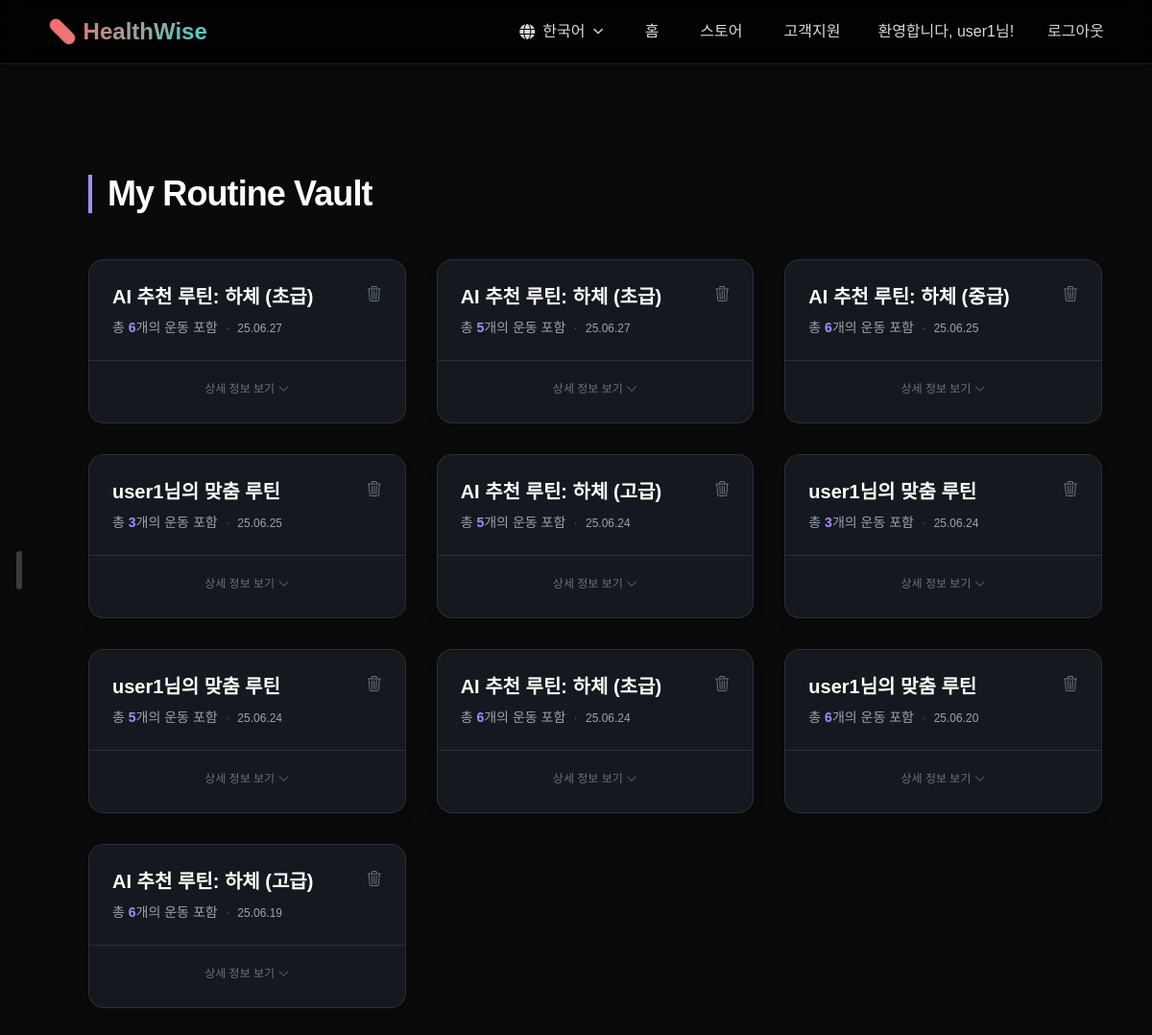
Screenshot of /routine/my-routines/ (signed in) with the database file from the repository.
### routine/models.py (models this page shows, shortened)
class Routine(models.Model):
    user = models.ForeignKey(settings.AUTH_USER_MODEL, on_delete=models.CASCADE, related_name='routines')
    name = models.CharField(max_length=100)
    exercises = models.ManyToManyField('Exercise', through='RoutineExercise', related_name='exercise_routines')
    created_at = models.DateTimeField(auto_now_add=True)

### routine/views.py (the view)
# urls.py: path('my-routines/', views.my_routines_view, name='my_routines'),
@login_required
def my_routines_view(request):
    user_routines = Routine.objects.filter(user=request.user).order_by('-created_at')
    context = {'routines': user_routines, 'active_menu': 'routine_list'}
    return render(request, 'routine/my_routines.html', context)

### web/templatetags/custom_translate.py (called while the page is built)
@register.simple_tag
def t(key, **kwargs):
    return translate_text(key, **kwargs)

### web/utils.py (called while the page is built, shortened)
def load_translations(lang_code):
    if lang_code in _translations:
        return _translations[lang_code]

def t(key, **kwargs):
    current_language = translation.get_language()
    translations = load_translations(current_language)
    translated_string = translations.get(key, key)
    if kwargs:
        translated_string = translated_string.format(**kwargs)
    return mark_safe(translated_string)

### routine/templates/routine/my_routines.html (shortened to what this page needs)
{% extends 'web/dashboard_sliding_base.html' %}
{% load static custom_translate i18n %}
{% block page_content %}
<script src="https://cdn.tailwindcss.com"></script>
<div class="p-4 sm:p-8">
    <header class="text-left mb-12">
        <div class="border-l-4 border-violet-400 pl-4">
            <h1 class="text-3xl sm:text-4xl font-bold tracking-tight text-white">My Routine Vault</h1>
        </div>
    </header>
    {% if routines %}
        <div class="grid grid-cols-1 md:grid-cols-2 lg:grid-cols-3 gap-8">
            {% for routine in routines %}
                <div class="routine-card flex flex-col bg-gray-800/50 backdrop-blur-sm border border-white/10 rounded-2xl shadow-lg transition-all duration-300 hover:border-violet-500/50 hover:shadow-2xl hover:shadow-violet-500/10">
                    <a href="{% url 'routine:routine_plan_detail' routine.id %}" class="block p-6 flex-grow no-underline">
                        <div class="flex justify-between items-start">
                            <h2 class="text-xl font-bold text-white mb-2">{{ routine.name }}</h2>
                            <form id="delete-form-{{ routine.id }}" method="post" action="{% url 'routine:delete_routine' routine.id %}" class="inline">
                                <button type="button" onclick="confirmDelete(event, '{{ routine.id }}')" class="text-gray-500 hover:text-red-400 transition-colors" title="삭제하기"><i class="bi bi-trash3"></i></button>
                            </form>
                        </div>
                        <p class="text-sm text-gray-400">총 <span class="font-bold text-violet-400">{{ routine.exercises.count }}</span>개의 운동 포함<span class="mx-2 text-gray-600">·</span><span class="text-xs">{{ routine.created_at|date:"y.m.d" }}</span></p>
                    </a>
                    <div class="card-footer text-center mt-auto p-6 pt-4 border-t border-white/10">
                        <span class="text-xs text-gray-500"> {% t '상세 정보 보기' %} <i class="bi bi-chevron-down reveal-icon inline-block"></i></span>
                    </div>
                </div>
            {% endfor %}
        </div>
    {% endif %}
</div>
{% endblock %}

### web/templates/web/_header.html (shortened to what this page needs)
{% load static i18n custom_translate %}
<nav class="nav-container">
    <a href="/" class="logo" style="text-decoration: none;">💊 HealthWise</a>
    <ul class="nav-menu">
        <li>
            <div class="language-dropdown-container">
                <button type="button" id="language-toggle-btn" class="nav-item">
                    <i class="fas fa-globe"></i>
                    <span class="language-text">
                        {% get_current_language as LANGUAGE_CODE %}
                        {% if LANGUAGE_CODE == 'ko' %}한국어
                        {% elif LANGUAGE_CODE == 'en' %}English
                        {% elif LANGUAGE_CODE == 'es' %}Español
                        {% else %}Language
                        {% endif %}
                    </span>
                    <i class="fas fa-chevron-down" style="font-size: 0.7em;"></i>
                </button>
            </div>
        </li>
        <li><a href="/" class="nav-item">{% t "홈" %}</a></li>
        <li><a href="{% url 'store:home' %}" class="nav-item">{% t "스토어" %}</a></li>
        <li><a href="{% url 'web:support' %}" class="nav-item {% if active_menu == 'support' %}active{% endif %}">{% t "고객지원" %}</a></li>
        {% if user.is_authenticated %}
            <li style="padding: 5px 0; color: rgba(255, 255, 255, 0.85); font-weight: 500;">{% t "환영합니다, {name}님!" name=user.username|default:_("사용자") %}</li>
            <li>
                <form id="logout-form" method="post" action="{% url 'accounts:logout' %}" style="display: inline;">
                    <button type="submit" class="nav-item" style="background: none; border: none; color: rgba(255, 255, 255, 0.85); cursor: pointer; padding: 5px 0; font-size: 1rem; font-weight: 500; font-family: inherit;">{% t "로그아웃" %}</button>
                </form>
            </li>
        {% else %}
            <li><a href="{% url 'accounts:login' %}" class="nav-item">{% t "로그인" %}</a></li>
            <li><a href="{% url 'accounts:signup' %}" class="nav-item">{% t "회원가입" %}</a></li>
        {% endif %}
    </ul>
</nav>

### web/templates/web/base_simple.html (style rules this page uses)
body { background-color: #0a0a0a; color: #fff; font-family: 'Pretendard', 'Poppins', sans-serif; margin: 0; padding-top: 85px; }
.app-header .nav-container { display: flex; justify-content: space-between; align-items: center; max-width: 1400px; margin: 0 auto; }
.app-header .logo { font-size: 24px; font-weight: 800; background: linear-gradient(90deg, #ff6b6b, #4ecdc4); -webkit-background-clip: text; background-clip: text; -webkit-text-fill-color: transparent; text-decoration: none; }
.app-header .nav-menu { list-style: none; display: flex; align-items: center; gap: 35px; margin: 0; padding: 0; }
.app-header .nav-item { color: rgba(255, 255, 255, 0.85); text-decoration: none; font-size: 1rem; font-weight: 500; transition: color 0.3s ease, transform 0.3s ease; position: relative; padding: 6px 4px; background: none; border: none; cursor: pointer; font-family: inherit; }
.app-header .nav-item::after { content: ''; position: absolute; bottom: 0; left: 0; width: 0; height: 2.5px; background: linear-gradient(90deg, #ff6b6b, #4ecdc4); transition: width 0.35s ease-out; }
.app-header .nav-item .fas { font-family: 'Font Awesome 6 Free', 'FontAwesome' !important; font-weight: 900 !important; color: inherit; }
.language-dropdown-container { position: relative; }
#language-toggle-btn { display: flex; align-items: center; gap: 8px; }

### web/templates/web/dashboard_sliding_base.html (style rules this page uses)
body { background: #0a0a0a !important; color: rgba(255, 255, 255, 0.8) !important; overflow: auto !important; cursor: auto !important; }

### routine/templates/routine/my_routines.html (style rules this page uses)
.card-footer { transition: opacity 0.3s ease-in-out; }
.reveal-icon { transition: transform 0.3s ease-in-out; }

### rows the page displays
Routine: name "AI 추천 루틴: 하체 (초급)", exercises.count "6", created_at "25.06.27", t "상세 정보 보기"
Routine: name "AI 추천 루틴: 하체 (초급)", exercises.count "5", created_at "25.06.27", t "상세 정보 보기"
Routine: name "AI 추천 루틴: 하체 (중급)", exercises.count "6", created_at "25.06.25", t "상세 정보 보기"
Routine: name "user1님의 맞춤 루틴", exercises.count "3", created_at "25.06.25", t "상세 정보 보기"
Routine: name "AI 추천 루틴: 하체 (고급)", exercises.count "5", created_at "25.06.24", t "상세 정보 보기"
Routine: name "user1님의 맞춤 루틴", exercises.count "3", created_at "25.06.24", t "상세 정보 보기"
Routine: name "user1님의 맞춤 루틴", exercises.count "5", created_at "25.06.24", t "상세 정보 보기"
Routine: name "AI 추천 루틴: 하체 (초급)", exercises.count "6", created_at "25.06.24", t "상세 정보 보기"
Routine: name "user1님의 맞춤 루틴", exercises.count "6", created_at "25.06.20", t "상세 정보 보기"
Routine: name "AI 추천 루틴: 하체 (고급)", exercises.count "6", created_at "25.06.19", t "상세 정보 보기"
